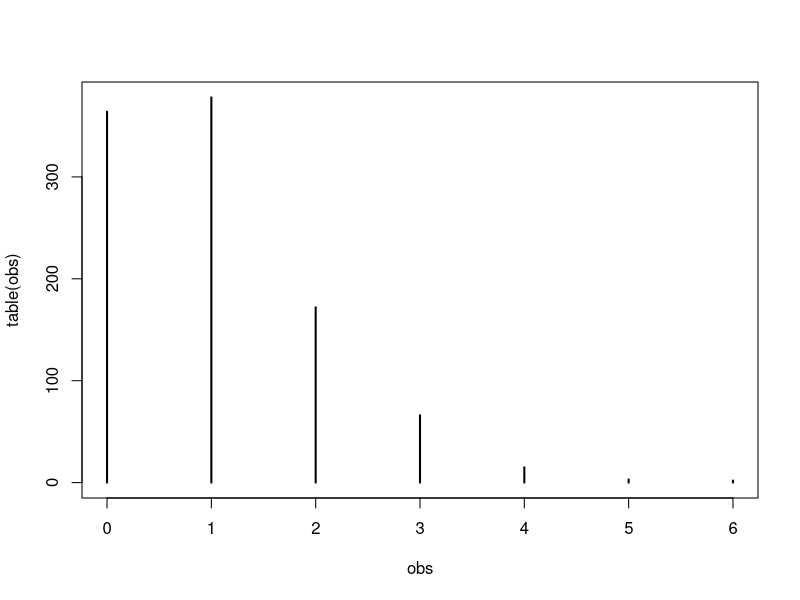

The R source for this figure:
## ---- chunk 1
knitr::opts_chunk$set(echo = TRUE)
## ---- chunk 2
p <- 1-(999/1000)^1000
p
## ---- chunk 3
# Anzahl der Jahre n
n <- 1000

# Wahrscheinlichkeit der jährlichen exceedance probability
# p tritt ein
p <- 1 / n

#exakte Anzahl
k <- 2


## ---- chunk 4
v <- 1000
x <- 0
#obs-container erstellen
obs <- 0


for(i in 1:v){
  y <- runif(1000) #random uniform
  (obs[i] <- sum(y >= 0.999))
  }
plot(table(obs))

